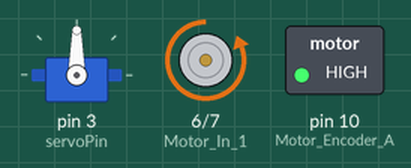
A sketch run on a simulated Arduino Uno, built with avr-gcc and run on an emulated ATmega328P. Parts: servo, motor-driver pin pairs drawn as motors (green arrow = first pin HIGH = forward, orange = second pin HIGH = backward, longer = more drive), switched loads named in the sketch (green lamp = pin HIGH).

Above: at 0.05 s.
At 2.0 s:
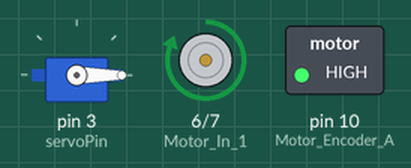
Timing chart, 0 to 3.0 s (numbered marks = the images above):
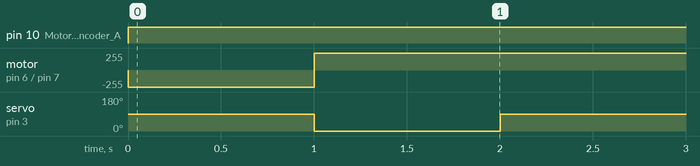

Measured:
- by itself, pin 10 (Motor_Encoder_A): LOW → HIGH at 0.00 s
- by itself, motor on pin 6 (Motor_In_1) / pin 7 (Motor_In_2): stopped → backward 255/255 at 0.00 s, → forward 255/255 1.0 s later
- by itself, servo on pin 3 (servoPin): alternates 90° for 1.0 s and 0° for 1.0 s

The sketch:

Motor_Servo_Basic_Controller.ino
```cpp
#include <Servo.h>

// Initialize servo
Servo turnServo;
const int servoPin = 3;

// Initialize motor pins
const int Motor_In_1 = 6;
const int Motor_In_2 = 7;
const int Motor_Encoder_A = 10; // isnt really needed for now

// Define PWM output value
const int8_t pwmOutput = 255; // Adjust this value as needed (0-255) // max voltage, ~122 is the 0, anything under is reverse adn above is forward

void setup() {
  // Attach servo
  turnServo.attach(servoPin); //once we use a servo

  //setting outputs
  pinMode(Motor_In_1, OUTPUT);
  pinMode(Motor_In_2, OUTPUT);
  pinMode(Motor_Encoder_A, OUTPUT);

  // Set motor directions in setup!
  digitalWrite(Motor_In_1, LOW);
  digitalWrite(Motor_In_2, HIGH);
}

void loop() {
  // Set motor speed
  analogWrite(Motor_Encoder_A, pwmOutput); // go forward

  // Move servo to 90 degrees keep motor direciton
  turnServo.write(90);
  delay(1000);

  // Move servo to 0 degrees and flip motor direction
  turnServo.write(0);
  digitalWrite(Motor_In_1, HIGH);
  digitalWrite(Motor_In_2, LOW);
  delay(1000); // go back to the loop!
}
```
